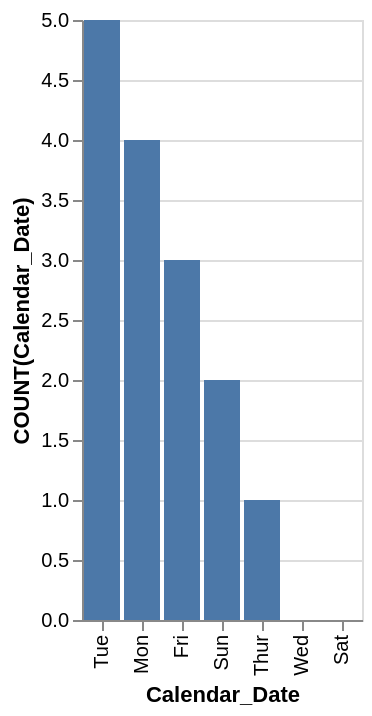

Specify this chart in Vega-Lite:
### Vega-Lite specification from a JSON file in a GitHub repository (floating-point values rounded to 4 significant figures)
{"data": {"values": [{"x_data": "Tue", "y_data": 5}, {"x_data": "Mon", "y_data": 4}, {"x_data": "Fri", "y_data": 3}, {"x_data": "Sun", "y_data": 2}, {"x_data": "Thur", "y_data": 1}, {"x_data": "Wed", "y_data": 0}, {"x_data": "Sat", "y_data": 0}]}, "mark": "bar", "encoding": {"x": {"field": "x_data", "type": "nominal", "title": "Calendar_Date", "sort": {"op": "sum", "field": "y_data", "order": "descending"}}, "y": {"field": "y_data", "type": "quantitative", "title": "COUNT(Calendar_Date)"}}}
